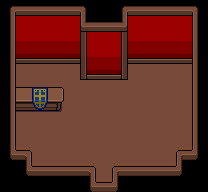

Rendered tile map (Tiled .tmx) drawn with the repository's tilesets; below, a short description and the map source with its tile grids summarised:
An orthogonal 13x12 tile map with 16x16 px tiles, 3 tile layers (Base Layer, Ground Layer, Upper Layer), 3 tilesets and 7 objects (3x WorldObject, Entrance, Talk_Workshop, Workshop_NPC, NPC_7).

<map version="1.10" tiledversion="1.10.2" orientation="orthogonal" renderorder="right-down" width="13" height="12" tilewidth="16" tileheight="16" infinite="0" nextlayerid="11" nextobjectid="50">
 <properties>
  <property name="BuildingID" type="int" value="39" />
  <property name="MapType" value="Town" />
 </properties>
 <tileset firstgid="1" name="tsWallsFloors" tilewidth="16" tileheight="16" tilecount="484" columns="22">
  <image source="../Tilesets/tsWalls_Floors.png" trans="ffffff" width="352" height="353" />
  <tile id="9">
   <properties>
    <property name="Impassable" type="bool" value="true" />
   </properties>
  </tile>
  <tile id="10">
   <properties>
    <property name="Impassable" type="bool" value="true" />
   </properties>
  </tile>
  <tile id="22">
   <properties>
    <property name="Impassable" type="bool" value="true" />
   </properties>
  </tile>
  <tile id="24">
   <properties>
    <property name="Impassable" type="bool" value="true" />
   </properties>
  </tile>
  <tile id="25">
   <properties>
    <property name="Impassable" type="bool" value="true" />
   </properties>
  </tile>
  <tile id="27">
   <properties>
    <property name="Impassable" type="bool" value="true" />
   </properties>
  </tile>
  <tile id="28">
   <properties>
    <property name="Impassable" type="bool" value="true" />
   </properties>
  </tile>
  <tile id="29">
   <properties>
    <property name="Impassable" type="bool" value="true" />
   </properties>
  </tile>
  <tile id="30">
   <properties>
    <property name="Impassable" type="bool" value="true" />
   </properties>
  </tile>
  <tile id="31">
   <properties>
    <property name="Impassable" type="bool" value="true" />
   </properties>
  </tile>
  <tile id="33">
   <properties>
    <property name="Impassable" type="bool" value="true" />
   </properties>
  </tile>
  <tile id="44">
   <properties>
    <property name="Impassable" type="bool" value="true" />
   </properties>
  </tile>
  <tile id="46">
   <properties>
    <property name="Impassable" type="bool" value="true" />
   </properties>
  </tile>
  <tile id="47">
   <properties>
    <property name="Impassable" type="bool" value="true" />
   </properties>
  </tile>
  <tile id="49">
   <properties>
    <property name="Impassable" type="bool" value="true" />
   </properties>
  </tile>
  <tile id="50">
   <properties>
    <property name="Impassable" type="bool" value="true" />
   </properties>
  </tile>
  <tile id="52">
   <properties>
    <property name="Impassable" type="bool" value="true" />
   </properties>
  </tile>
  <tile id="53">
   <properties>
    <property name="Impassable" type="bool" value="true" />
   </properties>
  </tile>
  <tile id="55">
   <properties>
    <property name="Impassable" type="bool" value="true" />
   </properties>
  </tile>
  <tile id="66">
   <properties>
    <property name="Impassable" type="bool" value="true" />
   </properties>
  </tile>
  <tile id="68">
   <properties>
    <property name="Impassable" type="bool" value="true" />
   </properties>
  </tile>
  <tile id="69">
   <properties>
    <property name="Impassable" type="bool" value="true" />
   </properties>
  </tile>
  <tile id="71">
   <properties>
    <property name="Impassable" type="bool" value="true" />
   </properties>
  </tile>
  <tile id="72">
   <properties>
    <property name="Impassable" type="bool" value="true" />
   </properties>
  </tile>
  <tile id="73">
   <properties>
    <property name="Impassable" type="bool" value="true" />
   </properties>
  </tile>
  <tile id="74">
   <properties>
    <property name="Impassable" type="bool" value="true" />
   </properties>
  </tile>
  <tile id="75">
   <properties>
    <property name="Impassable" type="bool" value="true" />
   </properties>
  </tile>
  <tile id="77">
   <properties>
    <property name="Impassable" type="bool" value="true" />
   </properties>
  </tile>
  <tile id="88">
   <properties>
    <property name="Impassable" type="bool" value="true" />
   </properties>
  </tile>
  <tile id="89">
   <properties>
    <property name="Impassable" type="bool" value="true" />
   </properties>
  </tile>
  <tile id="90">
   <properties>
    <property name="Impassable" type="bool" value="true" />
   </properties>
  </tile>
  <tile id="91">
   <properties>
    <property name="Impassable" type="bool" value="true" />
   </properties>
  </tile>
  <tile id="92">
   <properties>
    <property name="Impassable" type="bool" value="true" />
   </properties>
  </tile>
  <tile id="93">
   <properties>
    <property name="Impassable" type="bool" value="true" />
   </properties>
  </tile>
  <tile id="94">
   <properties>
    <property name="Impassable" type="bool" value="true" />
   </properties>
  </tile>
  <tile id="95">
   <properties>
    <property name="Impassable" type="bool" value="true" />
   </properties>
  </tile>
  <tile id="96">
   <properties>
    <property name="Impassable" type="bool" value="true" />
   </properties>
  </tile>
  <tile id="97">
   <properties>
    <property name="Impassable" type="bool" value="true" />
   </properties>
  </tile>
  <tile id="98">
   <properties>
    <property name="Impassable" type="bool" value="true" />
   </properties>
  </tile>
  <tile id="99">
   <properties>
    <property name="Impassable" type="bool" value="true" />
   </properties>
  </tile>
  <tile id="121">
   <properties>
    <property name="Impassable" type="bool" value="true" />
   </properties>
  </tile>
  <tile id="128">
   <properties>
    <property name="Impassable" type="bool" value="true" />
   </properties>
  </tile>
  <tile id="140">
   <properties>
    <property name="Impassable" type="bool" value="true" />
   </properties>
  </tile>
  <tile id="143">
   <properties>
    <property name="Impassable" type="bool" value="true" />
   </properties>
  </tile>
  <tile id="152">
   <properties>
    <property name="Impassable" type="bool" value="true" />
   </properties>
  </tile>
  <tile id="153">
   <properties>
    <property name="Impassable" type="bool" value="true" />
   </properties>
  </tile>
  <tile id="160">
   <properties>
    <property name="Impassable" type="bool" value="true" />
   </properties>
  </tile>
  <tile id="161">
   <properties>
    <property name="Impassable" type="bool" value="true" />
   </properties>
  </tile>
  <tile id="163">
   <properties>
    <property name="Impassable" type="bool" value="true" />
   </properties>
  </tile>
  <tile id="164">
   <properties>
    <property name="Impassable" type="bool" value="true" />
   </properties>
  </tile>
  <tile id="165">
   <properties>
    <property name="Impassable" type="bool" value="true" />
   </properties>
  </tile>
  <tile id="185">
   <properties>
    <property name="Impassable" type="bool" value="true" />
   </properties>
  </tile>
  <tile id="186">
   <properties>
    <property name="Impassable" type="bool" value="true" />
   </properties>
  </tile>
 </tileset>
 <tileset firstgid="485" source="../Tilesets/tilesetHouses.tsx" />
 <tileset firstgid="1005" source="../Tilesets/tsWalls_Floors.tsx" />
 <layer id="6" name="Base Layer" width="13" height="12">
  <data>[156 cells, 156 non-empty, 5 distinct tile ids]</data>
 </layer>
 <layer id="7" name="Ground Layer" width="13" height="12">
  <data>[156 cells, 59 non-empty, 21 distinct tile ids]</data>
 </layer>
 <layer id="8" name="Upper Layer" width="13" height="12">
  <data>[156 cells, 14 non-empty, 6 distinct tile ids]</data>
 </layer>
 <objectgroup id="4" name="Travel Layer">
  <object id="1" name="Entrance" x="96" y="188" width="16" height="4">
   <properties>
    <property name="EntranceDir" value="Up" />
    <property name="Map" value="mapTown" />
   </properties>
  </object>
 </objectgroup>
 <objectgroup id="9" name="MapObject">
  <!-- 4 objects omitted --></objectgroup>
 <objectgroup id="5" name="Character Layer">
  <!-- 2 objects omitted --></objectgroup>
</map>
<!-- 6 of 7 objects omitted -->
